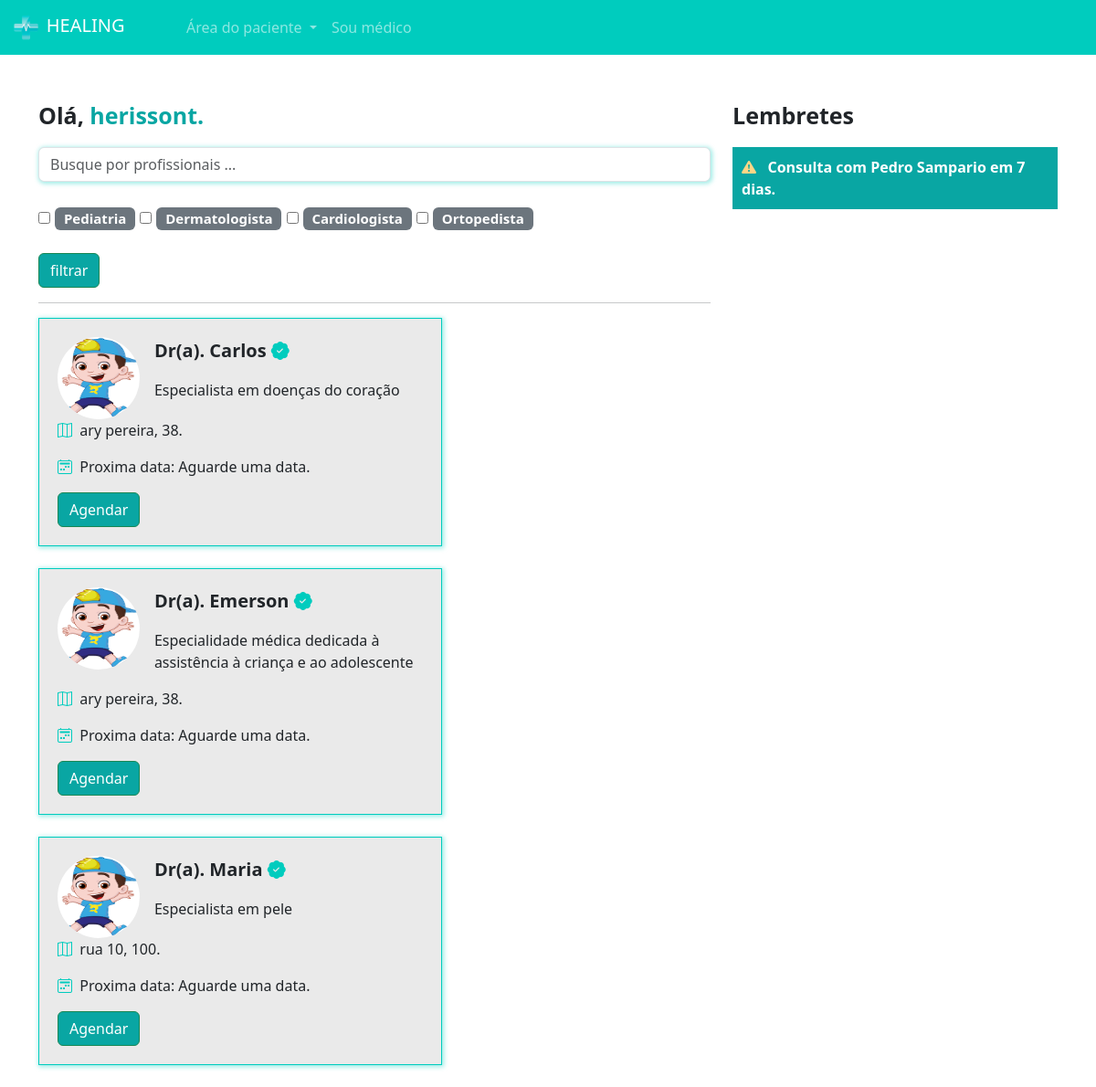
The page /pacientes/home/ (signed in) on the database as committed earlier.
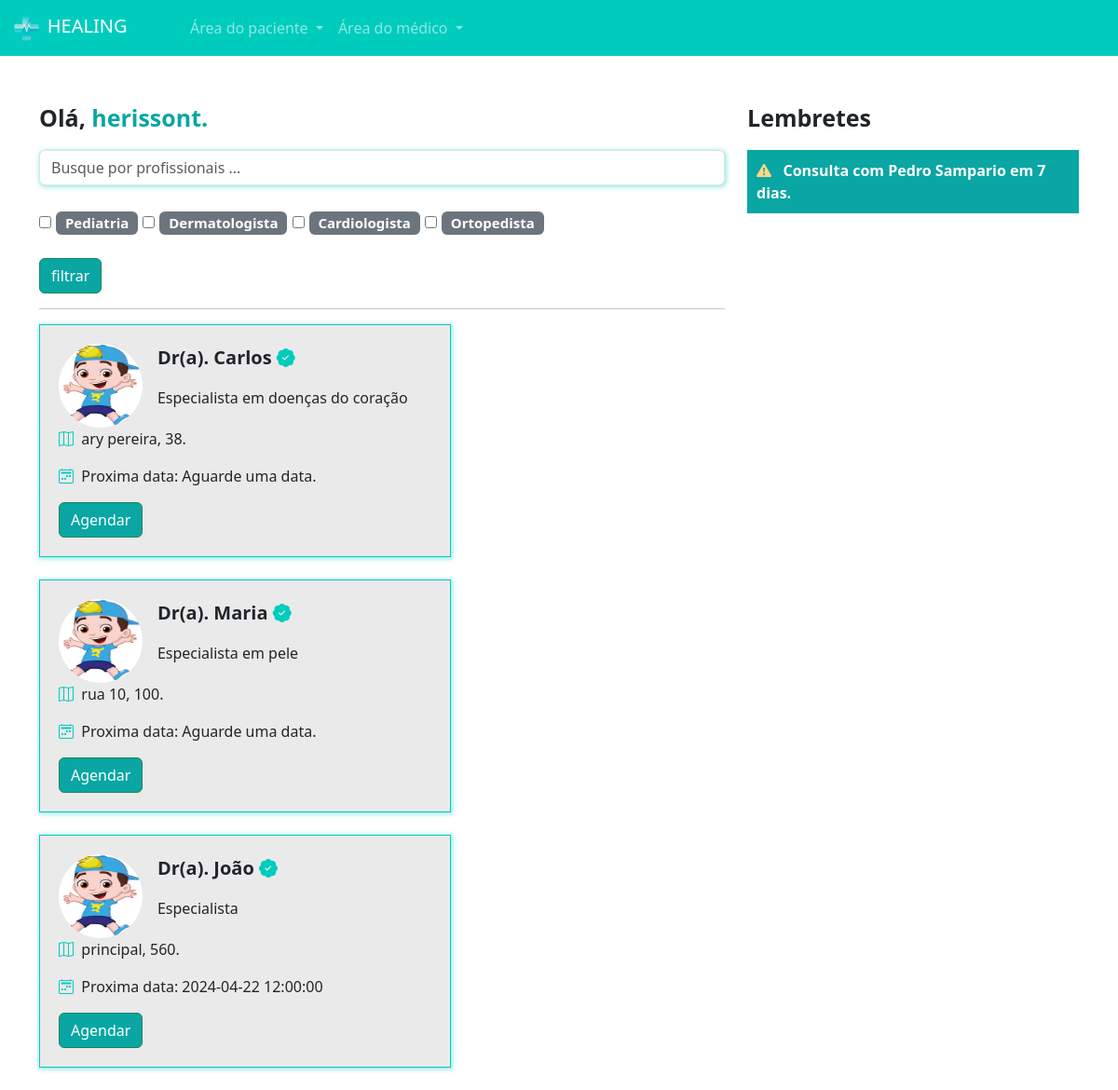
The same page on the database as committed later.
### medico/models.py (models this page shows, shortened)
class Especialidades(models.Model):
    especialidade = models.CharField(max_length=100)
    icone = models.ImageField(upload_to="icones", null=True, blank=True)
    def __str__(self):
        return self.especialidade

class DadosMedico(models.Model):
    crm = models.CharField(max_length=30)
    nome = models.CharField(max_length=100)
    cep = models.CharField(max_length=15)
    rua = models.CharField(max_length=100)
    bairro = models.CharField(max_length=100)
    numero = models.IntegerField()
    rg = models.ImageField(upload_to="rgs")
    cedula_identidade_medica = models.ImageField(upload_to='cim')
    foto = models.ImageField(upload_to="fotos_perfil")
    user = models.ForeignKey(User, on_delete=models.DO_NOTHING)
    descricao = models.TextField(null=True, blank=True)
    especialidade = models.ForeignKey(Especialidades, on_delete=models.DO_NOTHING, null=True, blank=True)
    valor_consulta = models.FloatField(default=100)
    @property
    def proxima_data(self):
        proxima_data = DatasAbertas.objects.filter(user=self.user).filter(data__gt=datetime.now()).filter(agendado=False).order_by('data').first()
        return proxima_data

class DatasAbertas(models.Model):
    data = models.DateTimeField()
    user = models.ForeignKey(User, on_delete=models.DO_NOTHING)
    agendado = models.BooleanField(default=False)
    def __str__(self):
        return str(self.data)

### paciente/views.py (the view)
# urls.py: path('home/', views.home, name="home"),
def home(request):
    if request.method == "GET":
        medico_filtrar = request.GET.get('medico')
        especialidades_filtrar = request.GET.getlist('especialidades')
        medicos = DadosMedico.objects.all()
        if medico_filtrar:
           medicos = medicos.filter(nome__icontains = medico_filtrar)
        especialidades = Especialidades.objects.all()
        if especialidades_filtrar:
           medicos = medicos.filter(especialidade_id__in=especialidades_filtrar)
    return render(request, 'home.html', {'medicos': medicos, 'especialidades': especialidades, 'is_medico': is_medico(request.user)})

### medico/models.py (called while the page is built)
def is_medico(user):
     return DadosMedico.objects.filter(user=user).exists()

### paciente/templates/home.html
{% extends "base.html" %} {% load static %} {% block 'head' %}
<link rel="stylesheet" href="{% static 'medicos/css/abrir_horario.css' %}" />
<link rel="stylesheet" href="{% static 'usuarios/css/usuarios.css' %}" />
<link rel="stylesheet" href="{% static 'medicos/css/cadastro_medico.css' %}" />
<link rel="stylesheet" href="{% static 'pacientes/css/home.css' %}" />
<link
  rel="stylesheet"
  href="https://cdn.jsdelivr.net/npm/bootstrap-icons@1.11.3/font/bootstrap-icons.min.css"
/>
{% endblock 'head' %}
{% block 'body' %}
{% include "partials/navbar.html" %}
<br /><br />
<div class="container">
  <div class="row">
    <div class="col-md-8">
      <p style="font-size: 25px" class="p-bold">
        Olá, <span class="color-dark">{{request.user.username}}.</span>
      </p>
      <form action="{% url 'home' %}" post="GET">
        <input
          type="text"
          class="form-control shadow-main-color"
          placeholder="Busque por profissionais ..."
          name="medico"
        />
        <br />
        <div class="especialidades">
        {% for especialidade in especialidades %}
            <input type="checkbox" name="especialidades" value="{{especialidade.id}}">
            <span class="badge bg-secondary">
            {{especialidade}}
            </span>
        {% endfor %}
        </div>
        <br />
        <input
          type="submit"
          value="filtrar"
          class="btn btn-success btn-dark-color"
        />
      </form>
      <hr />
      <div class="list-medicos">
        {% for medico in medicos %}
        <div class="card-medicos shadow-main-color">
          <div class="row">
            <div class="col-md-3">
              <img src="{{medico.foto.url}}" class="foto-perfil-card" alt="" />
            </div>
            <div class="col-md">
              <p style="font-size: 20px" class="p-bold">
                Dr(a). {{medico.nome}}
                <i class="bi bi-patch-check-fill icon-main"></i>
              </p>
              <p>{{medico.descricao}}</p>
            </div>
          </div>
          <p>
            <i class="bi bi-map icon-main"></i>&nbsp&nbsp{{medico.rua}},
            {{medico.numero}}.
          </p>
          <p>
            <i class="bi bi-calendar2-week icon-main"></i>&nbsp&nbspProxima
            data:
            {% if medico.proxima_data %}
                 {{medico.proxima_data}}
            {% else %}
                 Aguarde uma data.
            {% endif %}
          </p>
          <a href="{% url 'escolher_horario' medico.id %}" class="btn btn-success btn-dark-color">Agendar</a>
        </div>
        <br />
        {% endfor %}
      </div>
    </div>
    <div class="col-md-4">
      <p style="font-size: 25px" class="p-bold">Lembretes</p>
      <p class="bg-main-lembrete">
        <span class="p-bold"
          ><i class="bi bi-exclamation-triangle-fill icon-differential"></i
          >&nbsp&nbsp Consulta com Pedro Sampario em 7 dias.</span
        >
      </p>
    </div>
  </div>
</div>
{% endblock 'body' %}

### templates/base.html (shortened to what this page needs)
{% load static %}
<!doctype html>
<html lang="en">
  <head>
    <link rel="stylesheet" href="{% static 'geral/css/base.css' %}">
    <link
      href="https://cdn.jsdelivr.net/npm/bootstrap@5.3.3/dist/css/bootstrap.min.css"
      rel="stylesheet"
    />
    {% block 'head' %}{% endblock 'head' %}
  </head>
  <body>
    {% block 'body' %}{% endblock 'body' %}
  </body>
</html>

### templates/partials/navbar.html (shortened to what this page needs)
{% load static %}
<nav class="navbar navbar-expand-lg navbar-dark bg-color-dark">
  <div class="container-fluid">
    <a class="navbar-brand" href="#"
      ><img
        src="{% static 'geral/img/logo.png' %}"
        width="20%"
        alt=""
      />&nbspHEALING</a
    >
    <div class="collapse navbar-collapse" id="navbarNav">
      <ul class="navbar-nav">
        <li class="nav-item dropdown">
          <a
            class="nav-link dropdown-toggle"
            href="#"
            id="navbarDropdownMenuLink"
            role="button"
            data-bs-toggle="dropdown"
            aria-expanded="false"
          >
            Área do paciente
          </a>
        </li>
        {% if is_medico %}
        <li class="nav-item dropdown">
          <a
            class="nav-link dropdown-toggle"
            href="#"
            id="navbarDropdownMenuLink"
            role="button"
            data-bs-toggle="dropdown"
            aria-expanded="false"
          >
            Área do médico
          </a>
        </li>
        {% else %}
        <li class="nav-item">
          <a class="nav-link" href="{% url 'cadastro_medico' %}">Sou médico</a>
        </li>
        {% endif %}
      </ul>
    </div>
  </div>
</nav>

### templates/static/geral/css/base.css (style rules this page uses)
:root { --main-color: #00CCBE; --dark-color: #09A6A3; --contrast-color: #FFD686; }
.bg-color-dark { background-color: var(--main-color); }
.p-bold { font-weight: bold; }
.color-dark { color: var(--dark-color); }

### templates/static/usuarios/css/usuarios.css (style rules this page uses)
.btn-dark-color { background-color: var(--dark-color); color: white; }

### templates/static/medicos/css/cadastro_medico.css (style rules this page uses)
.shadow-main-color { box-shadow: 1px 1px 5px 1px rgba(0, 204, 190,.4); }

### templates/static/pacientes/css/home.css (style rules this page uses)
.especialidades { font-size: 20px; }
.card-medicos { width: 60%; background-color: #EAEAEA; border: 1px solid var(--main-color); padding: 20px; }
.foto-perfil-card { width: 90px; height: 90px; border-radius: 45px; }
.icon-main { color: var(--main-color); }
.bg-main-lembrete { background-color: var(--dark-color); padding: 10px; color: white; }
.icon-differential { color: var(--contrast-color); }

Rows that differ between the two databases and show on the page:
removed DadosMedico: foto (picture), nome "Emerson", descricao "Especialidade médica dedicada à assistência à criança e ao adolescente", rua "ary pereira", numero "38", shows "Aguarde uma data."
added DadosMedico: foto (picture), nome "João", descricao "Especialista", rua "principal", numero "560", proxima_data "2024-04-22 12:00:00"
Other text that changed with them:
text no longer shown: "Sou médico"
text now shown: "Área do médico"
